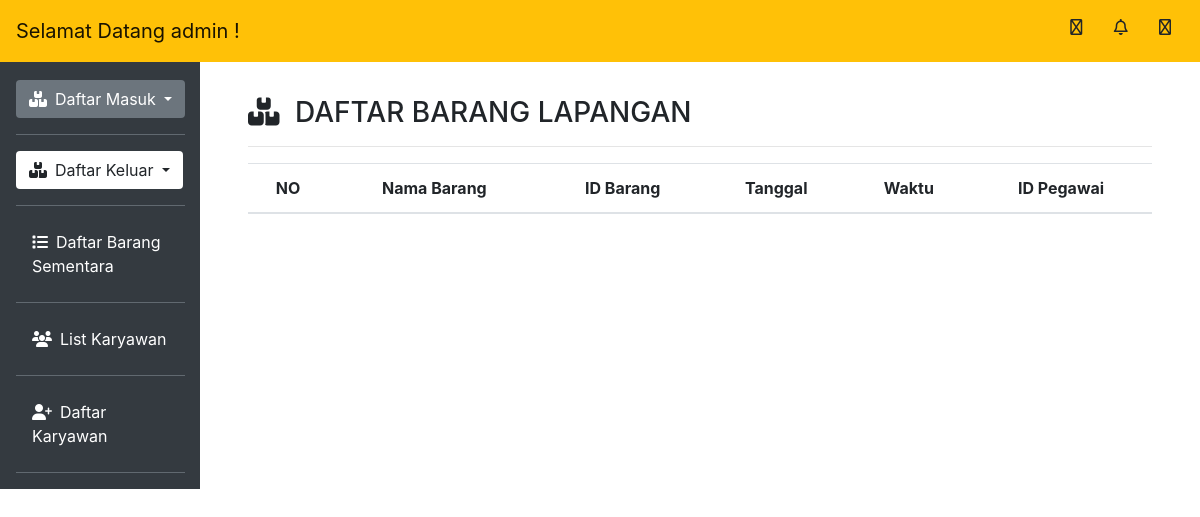
The app's page /admin_daftar_lapangan.php (signed in), older data.
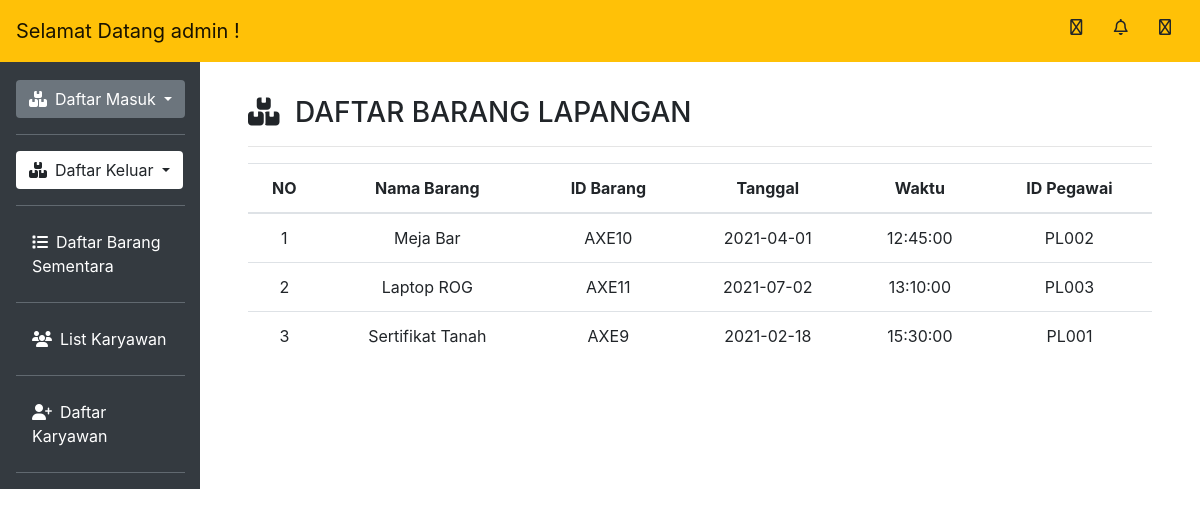
The same page, newer data.
### tables this page shows
CREATE TABLE `lapangan_diambil` (
  `namaBarang` text NOT NULL,
  `idBarang` varchar(10) NOT NULL,
  `tanggal` date NOT NULL,
  `waktu` time NOT NULL,
  `idPegawai` varchar(5) NOT NULL
);

### admin_daftar_lapangan.php (the view, shortened to what this page needs)
<!DOCTYPE html>
<html lang="en">
<body>
   <?php
   include_once 'header.php';
   include_once 'includes/database.php';
   $result = mysqli_query($conn, "SELECT * FROM lapangan_diambil");
   ?>
   <div class="col-md-10 p-5 pt-2">
      <h3><i class="fas fa-boxes mr-2"></i> DAFTAR BARANG LAPANGAN</h3>
      <hr>
      <table class="table table-hover text-center">
         <thead>
            <tr>
               <th scope="col">NO</th>
               <th scope="col">Nama Barang</th>
               <th scope="col">ID Barang</th>
               <th scope="col">Tanggal</th>
               <th scope="col">Waktu</th>
               <th scope="col">ID Pegawai</th>
            </tr>
         </thead>
         <tbody>
            <?php $i = 1; ?>
            <?php while ($row = mysqli_fetch_assoc($result)) : ?>
               <tr>
                  <td scope="row"><?= $i; ?></td>
                  <td><?= $row["namaBarang"]; ?></td>
                  <td><?= $row["idBarang"]; ?></td>
                  <td><?= $row["tanggal"]; ?></td>
                  <td><?= $row["waktu"]; ?></td>
                  <td><?= $row["idPegawai"]; ?></td>
               </tr>
               <?php $i++; ?>
            <?php endwhile; ?>
         </tbody>
      </table>
   </div>
</body>
</html>

### header.php (shortened to what this page needs)
<!DOCTYPE html>
<html lang="en">
<html>
<head>
   <link rel="stylesheet" href="https://stackpath.bootstrapcdn.com/bootstrap/4.5.0/css/bootstrap.min.css">
   <link rel="stylesheet" href="../css/admin.css">
</head>
<body>
   <?php
   if (isset($_SESSION["usersStatus"])) {
   ?>
      <nav class="navbar navbar-expand-lg navbar-light bg-warning fixed-top">
         <?php echo "<a class='navbar-brand' href='#'>Selamat Datang " . $_SESSION["usersStatus"] . " !</a>"; ?>
         <div class="icon ml-4">
            <h5>
               <?php
               if ($_SESSION["usersStatus"] == 'admin') {
               ?>
                  <a href="https://www.gmail.com" target="_blank">
                     <i class="fa-1x fas fa-envelope-open-text btn" title="Surat Masuk"></i>
                  </a>
                  <a href="https://www.gmail.com" target="_blank">
                     <i class="fa-1x fas fa-bell btn" title="Panggil "></i>
                  </a>
                  <a href="includes/logout.inc.php">
                     <i class="fa-1x fas fa-sign-out-alt btn" title="Keluar"></i>
                  </a>
               <?php
               } else if ($_SESSION["usersStatus"] == 'resepsionis') {
               ?>
                  <a href="https://www.gmail.com" target="_blank">
                     <i class="fa-1x fas fa-bell btn" title="Panggil"></i>
                  </a>
                  <a href="includes/logout.inc.php">
                     <i class="fa-1x fas fa-sign-out-alt btn" title="Keluar"></i>
                  </a>
               <?php
               } else if ($_SESSION["usersStatus"] == 'gudang') {
               ?>
                  <a href="includes/logout.inc.php">
                     <i class="fa-1x fas fa-sign-out-alt btn" title="Keluar"></i>
                  </a>
               <?php
               } else if ($_SESSION["usersStatus"] == 'lapangan') {
               ?>
                  <a href="includes/logout.inc.php">
                     <i class="fa-1x fas fa-sign-out-alt btn" title="Keluar"></i>
                  </a>
               <?php
               }
               ?>
            </h5>
         </div>
      </nav>
      <div class="row no-gutters mt-5">
         <div class="col-md-2 bg-dark mt-2 pr-3 pt-4">
            <ul class="nav flex-column ml-3">
               <?php
               if ($_SESSION["usersStatus"] == 'gudang') {
               ?>
                  <li class="nav-item">
                     <a class="nav-link active text-white" href="gudang_masuk.php"><i class="fas fa-box-open mr-2"></i>Barang Masuk</a>
                     <hr class="bg-secondary">
                  </li>
                  <li class="nav-item">
                     <a class="nav-link active text-white" href="gudang_daftar.php"><i class="fas fa-boxes mr-2"></i>Daftar Barang</a>
                     <hr class="bg-secondary">
                  </li>
                  <li class="nav-item">
                     <a class="nav-link active text-white" href="gudang_keluar.php"><i class="fas fa-truck-loading mr-2"></i>Barang Keluar</a>
                     <hr class="bg-secondary">
                  </li>
                  <li class="nav-item">
                     <a class="nav-link active text-white" href="gudang_sementara.php"><i class="fas fa-list mr-2"></i>Barang Sementara</a>
                     <hr class="bg-secondary">
                  </li>
               <?php
               } else if ($_SESSION["usersStatus"] == 'admin') {
               ?>
                  <div class="dropdown">
                     <button class="m-auto btn bg-secondary text-white dropdown-toggle" type="button" id="dropdownMenuButton2" data-bs-toggle="dropdown" aria-expanded="false">
                        <i class="fas fa-boxes mr-2 p-auto"></i>Daftar Masuk
                     </button>
                     <hr class="bg-secondary">
                  </div>
                  <div class="dropdown">
                     <button class="m-auto btn bg-white dropdown-toggle" type="button" id="dropdownMenuButton2" data-bs-toggle="dropdown" aria-expanded="false">
                        <i class="fas fa-boxes mr-2 p-auto"></i>Daftar Keluar
                     </button>
                     <hr class="bg-secondary">
                  </div>
                  <li class="nav-item">
                     <a class="nav-link active text-white" href="admin_barang-sementara.php"><i class="fas fa-list mr-2"></i>Daftar Barang Sementara</a>
                     <hr class="bg-secondary">
                  </li>
                  <li class="nav-item">
                     <a class="nav-link active text-white" href="admin_karyawan.php"><i class="fas fa-users mr-2"></i>List Karyawan</a>
                     <hr class="bg-secondary">
                  </li>
                  <li class="nav-item">
                     <a class="nav-link active text-white" href="admin_daftar.php"><i class="fas fa-user-plus mr-2"></i>Daftar Karyawan</a>
                     <hr class="bg-secondary">
                  </li>
               <?php
               } else if ($_SESSION["usersStatus"] == 'lapangan') {
               ?>
                  <li class="nav-item">
                     <a class="nav-link active text-white" href="lapangan_daftar.php"><i class="fas fa-boxes mr-2"></i>Daftar Barang</a>
                     <hr class="bg-secondary">
                  </li>
                  <li class="nav-item">
                     <a class="nav-link active text-white" href="lapangan_diambil.php"><i class="fas fa-people-carry mr-2"></i>Barang Diambil</a>
                     <hr class="bg-secondary">
                  </li>
                  <li class="nav-item">
                     <a class="nav-link active text-white" href="lapangan_barang.php"><i class="fas fa-truck-loading mr-2"></i>Daftar Barang Diambil</a>
                     <hr class="bg-secondary">
                  </li>
               <?php
               }
               ?>
            </ul>
         </div>
      <?php
   } else {
      header("location: index.php");
   }
      ?>
</body>
</html>

Row changes from the older to the newer data that the page shows:
added lapangan_diambil: namaBarang "Meja Bar", idBarang "AXE10", tanggal "2021-04-01", waktu "12:45:00", idPegawai "PL002"
added lapangan_diambil: namaBarang "Laptop ROG", idBarang "AXE11", tanggal "2021-07-02", waktu "13:10:00", idPegawai "PL003"
added lapangan_diambil: namaBarang "Sertifikat Tanah", idBarang "AXE9", tanggal "2021-02-18", waktu "15:30:00", idPegawai "PL001"
